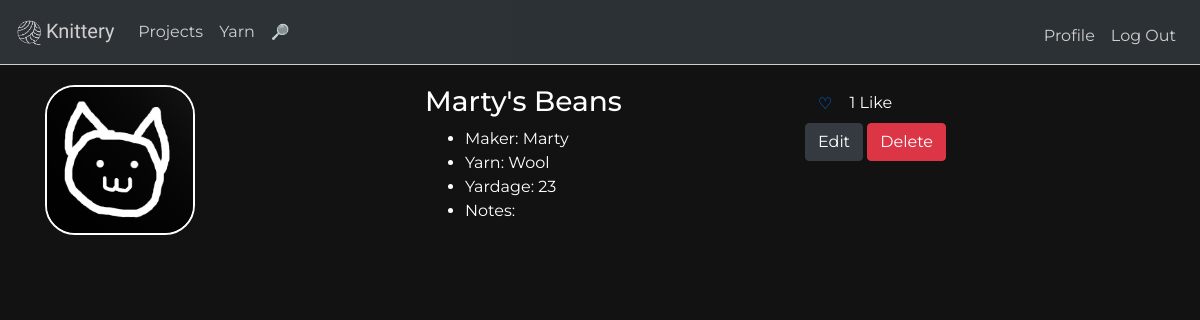
Screenshot of /projects/Marty/Beans (signed in) with the database file from the repository.
### tables this page shows
CREATE TABLE "projects" (
	"id"	integer NOT NULL,
	"user_id"	integer NOT NULL,
	"yarn"	,
	"yardage"	,
	"notes"	,
	"name"	text,
	"image"	TEXT NOT NULL DEFAULT '/static/profilepics/default.png',
	PRIMARY KEY("id" AUTOINCREMENT)
);

CREATE TABLE "users" (
	"id"	integer NOT NULL,
	"name"	text,
	"about_me"	text,
	"years_knitting"	integer,
	"favorite_color"	text,
	"password"	text,
	"pic"	text NOT NULL DEFAULT '/static/profilepics/default.png',
	"hash"	TEXT,
	PRIMARY KEY("id" AUTOINCREMENT)
);

### application.py (the view)
@app.route("/projects/<user>/<project>", methods=["GET", "POST"])
def projectspages(user, project):
    if request.method == "GET":
        user_id = getId(user)
        rows = db.execute("SELECT * FROM projects WHERE user_id = :user_id AND name = :project", user_id=user_id, project=project)
        project_id=rows[0]["id"]
        likes = getLikes(project_id)
        isItLiked=isLiked(project_id)
        print(isItLiked)
        return render_template("projectpage.html", rows=rows, user=user, likes=likes, isItLiked=isItLiked)
    if request.method == "POST":
        return redirect(url_for('individualprojectedit', user=user, project=project))

### application.py (called while the page is built)
def getId(user):
    currentuser = user
    profile = db.execute("SELECT * FROM users WHERE name = :name",
    name=currentuser)
    print(profile)
    currentuser_id=profile[0]["id"]
    return currentuser_id

def getLikes(project_id):
    likelookup = db.execute("SELECT * FROM project_likes WHERE project_id=:project_id", project_id=project_id)
    likes=len(likelookup)
    if likes == 1:
        return (str(likes) + " Like")
    return (str(likes) + " Likes")

def isLiked(project_id):
    isLiked = db.execute("SELECT * FROM project_likes WHERE project_id=:project_id AND liker_id=:liker_id", project_id=project_id, liker_id=session["user_id"])
    if (len(isLiked) > 0):
        return True
    return False

### templates/projectpage.html (shortened to what this page needs)
{% extends "layout.html" %}
{% block main %}
<div class="row">
<div class="col">
<img class="profilepic" width="150px" src="{{ rows[0]["image"] }}">
</div>
<div class="col">
  <h3>{{ user }}'s {{rows[0]["name"]}}</h3>
{% for row in rows %}
    <ul>
    <li class>Maker: {{ user }} </li>
    <li class>Yarn: {{ row["yarn"] }}</li>
    <li class>Yardage: {{ row["yardage"] }}</li>
    <li class>Notes: {{ row["notes"] }}</li>
  </ul>
{% endfor %}
</div>
<div class="col">
{% if isItLiked == True %}
<form id="likebutton" action="/projects/{{ user }}/{{ rows[0]["name"] }}/unlike" method="POST">
  <input type = "hidden" name = "project_id" value = "{{ rows[0]["id"] }}" />
  <input type = "hidden" name = "liker_id" value = "{{ session["user_id"] }}" />
  <button type="submit" class="btn btn-link btn-like"> ❤️ </button>
  {% else %}
  <form action="/projects/{{ user }}/{{ rows[0]["name"] }}/like" method="POST">
  <button id="unlikebutton" type="submit" class="btn btn-link btn-like"> ♡ </button>
    {% endif %}
    {{ likes }}
  </form>
{% if session["user"] == user %}
<form  action="/projects/{{ user }}/{{ rows[0]["name"] }}" method="POST" >
<button type="submit" class="btn btn-dark">Edit</button>
<button class="btn btn-danger delete-proj-mini" type="button" data-toggle="modal" data-target="#confirmDelete" data-url="/projects/{{ user }}/{{ rows[0]["name"] }}/delete">Delete</button>
</form>
{% endif %}
</div>
{% endblock %}

### static/styles.css (style rules this page uses)
body, html { height: 100% }
body { background-color: #121212; color: white; font-family: 'Montserrat', sans-serif; }
.profilepic { border: 2px solid white; border-radius: 20%; }

### rows the page displays
projects: image (placeholder picture), name "Beans", user "Marty", yarn "Wool", yardage "23"
users: name "Marty"

### other values shown
{{ likes }} "1 Like"
